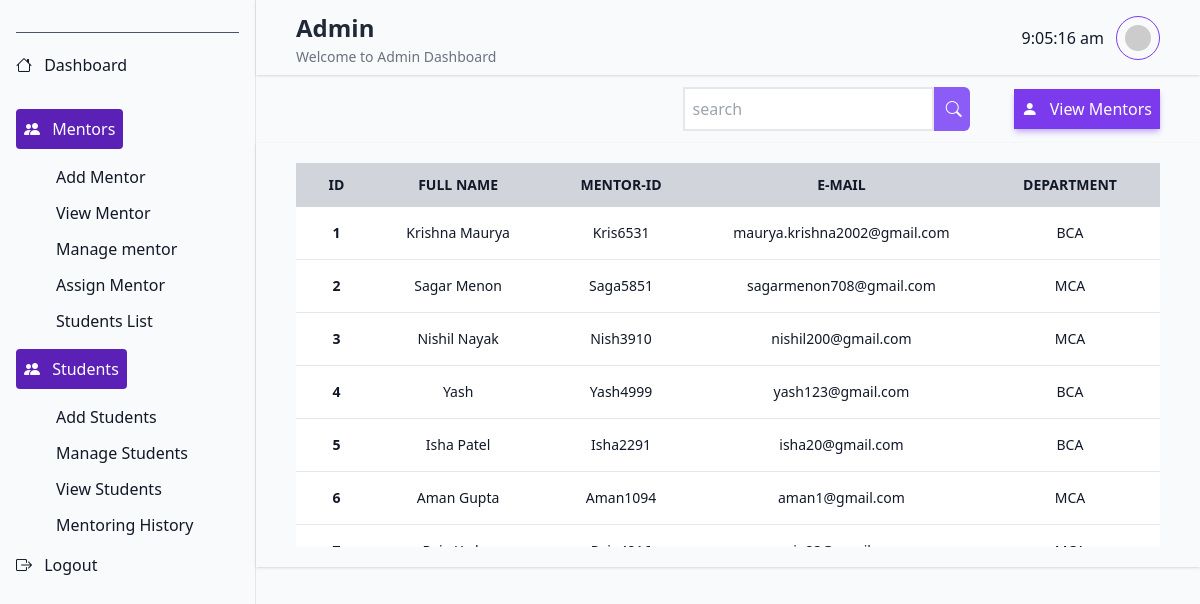
The app's page /admin/view_ment.php with its own data.
### tables this page shows
CREATE TABLE `mentorlist` (
  `id` int(10) UNSIGNED NOT NULL,
  `fullname` varchar(30) NOT NULL,
  `department` varchar(30) NOT NULL,
  `usertype` varchar(30) NOT NULL,
  `mentor_id` varchar(50) DEFAULT NULL,
  `email` varchar(255) NOT NULL,
  `password` varchar(255) NOT NULL,
  `otp` int(11) NOT NULL
);

### admin/view_ment.php (the view, shortened to what this page needs)
<?php
include 'connect.php';
?>
<!DOCTYPE html>
<html lang="en">
<head>
    <link rel="stylesheet" href="https://cdn.jsdelivr.net/npm/bootstrap-icons@1.3.0/font/bootstrap-icons.css">
    <script src="https://cdn.tailwindcss.com"></script>
</head>
<body>
    <div class="w-full min-h-screen font-sans text-gray-900 bg-gray-50 flex">
        <?php
        @include 'a_nav.php';
        ?>
        <main class="flex-1">
            <?php
            @include 'head.php';
            ?>
            <div class="flex items-center justify-end gap-11 p-3 px-10">
                <form method="post" class="bg-violet-500 rounded-md">
                    <input type="text" id="search-input" onkeyup="myFunction()" name="search-input" placeholder="search" class="p-2 border-2 form-control" autocomplete="off">
                    <button type="submit" class="btn btn-primary"><i class="bi bi-search  text-white p-2 cursor-pointer"></i></button>
                </form>
                <div class="bg-violet-600 p-2 text-white flex gap-3 shadow-md shadow-violet-300 hover:bg-violet-800 cursor-pointer text-center justify-between">
                    <i class="bi bi-person-fill"></i>
                    <h1 class="text-base font-medium">View Mentors</h1>
                </div>
            </div>
            <div class="flex items-center justify-between p-5 px-10 shadow">
                <div class="w-full h-96 overflow-y-scroll scroll-smooth">
                    <table id="myTable" class="w-full text-sm text-center cursor-pointer">
                        <thead class="uppercase bg-gray-300 sticky top-0">
                            <tr class="">
                                <th scop="col" class="py-3 px-6">id</th>
                                <th scop="col" class="py-3 px-6">Full Name</th>
                                <th scop="col" class="py-3 px-6">Mentor-id</th>
                                <th scop="col" class="py-3 px-6">E-mail</th>
                                <th scop="col" class="py-3 px-6">Department</th>
                            </tr>
                        </thead>
                        <tbody class="mt-4 overflow-y-auto h-auto">
                            <?php
                            $searchInput = $_POST['search-input'];
                            $n = 1;
                            $sql = "SELECT * FROM mentorlist WHERE fullname LIKE '%$searchInput%'";
                            $result = mysqli_query($con, $sql);
                            while ($row = mysqli_fetch_assoc($result)) {
                                echo '<tr class="bg-white border-b result">
                                <th scope="row" class="py-4 px-6" >' . $n . '</th>
                                <td>' . $row['fullname'] . '</td>
                                <td>' . $row['mentor_id'] . '</td>
                                <td>' . $row['email'] . '</td>
                                <td>' . $row['department'] . '</td>
                                </tr>';
                                $n++;
                            }
                            ?>
                        </tbody>
                    </table>
                </div>
            </div>
        </main>
</body>
</html>

### records on screen
mentorlist: fullname "Krishna Maurya", mentor "Kris6531", email "maurya.krishna2002@gmail.com", department "BCA"
mentorlist: fullname "Sagar Menon", mentor "Saga5851", email "sagarmenon708@gmail.com", department "MCA"
mentorlist: fullname "Nishil Nayak", mentor "Nish3910", email "nishil200@gmail.com", department "MCA"
mentorlist: fullname "Yash", mentor "Yash4999", email "yash123@gmail.com", department "BCA"
mentorlist: fullname "Isha Patel", mentor "Isha2291", email "isha20@gmail.com", department "BCA"
mentorlist: fullname "Aman Gupta", mentor "Aman1094", email "aman1@gmail.com", department "MCA"
